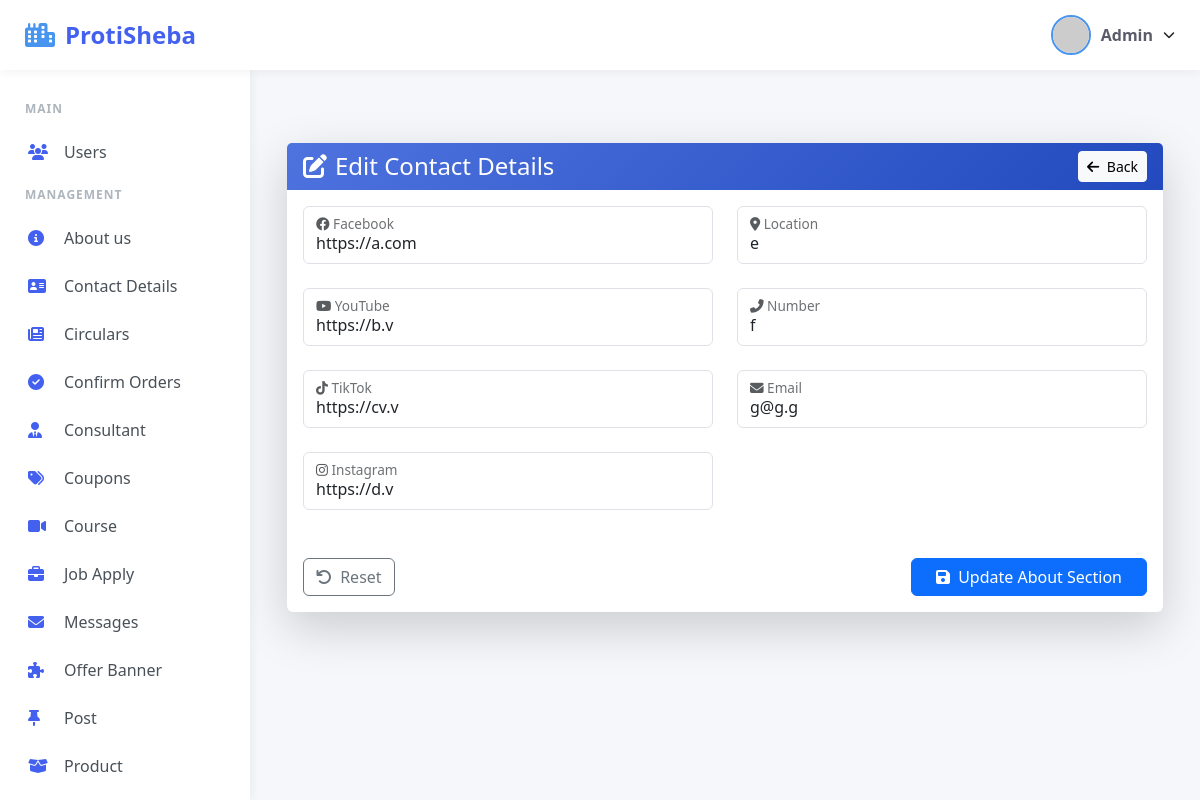
The app's page /admin/index.php?e=contact (signed in) with its own data.
### tables this page shows
CREATE TABLE `contact` (
  `id` int(11) NOT NULL,
  `facebook` varchar(255) NOT NULL,
  `youtube` varchar(255) NOT NULL,
  `tiktok` varchar(255) NOT NULL,
  `instagram` varchar(255) NOT NULL,
  `location` varchar(255) NOT NULL,
  `number` varchar(20) NOT NULL,
  `email` varchar(255) NOT NULL
);

### admin/view/contact.php (the view, shortened to what this page needs)
<?php
    $sql = "SELECT * FROM contact WHERE id = '1'";
    $result = $conn->query($sql);
    $row = $result->fetch_assoc();
?>
<div class="container my-5">
    <div class="card shadow-lg border-0">
        <div class="card-header bg-gradient-primary text-white">
            <div class="d-flex justify-content-between align-items-center">
                <h4 class="mb-0"><i class="fas fa-edit me-2"></i>Edit Contact Details</h4>
                <a href="javascript:history.back()" class="btn btn-light btn-sm">
                    <i class="fas fa-arrow-left me-1"></i> Back
                </a>
            </div>
        </div>
        <div class="card-body">
            <form action="action/update_contact.php" method="POST" class="needs-validation" novalidate>
                <div class="row g-4">
                    <div class="col-md-6">
                        <div class="form-floating mb-4">
                            <input type="url" name="facebook" class="form-control" id="facebook"
                                   value="<?= htmlspecialchars($row['facebook']) ?>" required>
                            <label for="facebook"><i class="fab fa-facebook me-1 text-muted"></i>Facebook</label>
                        </div>
                        <div class="form-floating mb-4">
                            <input type="url" name="youtube" class="form-control" id="youtube"
                                   value="<?= htmlspecialchars($row['youtube']) ?>" required>
                            <label for="youtube"><i class="fab fa-youtube me-1 text-muted"></i>YouTube</label>
                        </div>
                        <div class="form-floating mb-4">
                            <input type="url" name="tiktok" class="form-control" id="tiktok"
                                   value="<?= htmlspecialchars($row['tiktok']) ?>" required>
                            <label for="tiktok"><i class="fab fa-tiktok me-1 text-muted"></i>TikTok</label>
                        </div>
                        <div class="form-floating mb-4">
                            <input type="url" name="instagram" class="form-control" id="instagram"
                                   value="<?= htmlspecialchars($row['instagram']) ?>" required>
                            <label for="instagram"><i class="fab fa-instagram me-1 text-muted"></i>Instagram</label>
                        </div>
                    </div>
                    <div class="col-md-6">
                        <div class="form-floating mb-4">
                            <input type="text" name="location" class="form-control" id="location"
                                   value="<?= htmlspecialchars($row['location']) ?>" required>
                            <label for="location"><i class="fas fa-map-marker-alt me-1 text-muted"></i>Location</label>
                        </div>
                        <div class="form-floating mb-4">
                            <input type="text" name="number" class="form-control" id="number"
                                   value="<?= htmlspecialchars($row['number']) ?>" required>
                            <label for="number"><i class="fas fa-phone-alt me-1 text-muted"></i>Number</label>
                        </div>
                        <div class="form-floating mb-4">
                            <input type="email" name="email" class="form-control" id="email"
                                   value="<?= htmlspecialchars($row['email']) ?>" required>
                            <label for="email"><i class="fas fa-envelope me-1 text-muted"></i>Email</label>
                        </div>
                    </div>
                </div>
                <div class="d-flex justify-content-between mt-4">
                    <button type="reset" class="btn btn-outline-secondary">
                        <i class="fas fa-undo me-1"></i> Reset
                    </button>
                    <button type="submit" class="btn btn-primary px-4" id="submit-btn">
                        <i class="fas fa-save me-1"></i> Update About Section
                    </button>
                </div>
            </form>
        </div>
    </div>
</div>

### css/admin.css (style rules this page uses)
:root { --primary-color: #4361ee; --secondary-color: #3f37c9; --accent-color: #4895ef; --light-color: #f8f9fa; --dark-color: #212529; --success-color: #4cc9f0; --warning-color: #f8961e; --danger-color: #f72585; }
body { margin: 0; padding: 0; background-color: #f5f7fb; font-family: 'Segoe UI', Tahoma, Geneva, Verdana, sans-serif; overflow-x: hidden; }
:root { --primary-page: #4e73df; --secondary-color: #1cc88a; --danger-color: #e74a3b; --dark-color: #5a5c69; }
.card-header { background: linear-gradient(135deg, var(--primary-page) 0%, #224abe 100%); border-bottom: none; }

### records on screen
contact: facebook "https://a.com", youtube "https://b.v", tiktok "https://cv.v", instagram "https://d.v", location "e", number "f", email "g@g.g"

### other values on screen
$section "MAIN"
$item['t'] "Users"
$section "MANAGEMENT"
$item['t'] "About us"
$item['t'] "Contact Details"
$item['t'] "Circulars"
$item['t'] "Confirm Orders"
$item['t'] "Consultant"
$item['t'] "Coupons"
$item['t'] "Course"
$item['t'] "Job Apply"
$item['t'] "Messages"
$item['t'] "Offer Banner"
$item['t'] "Post"
$item['t'] "Product"
